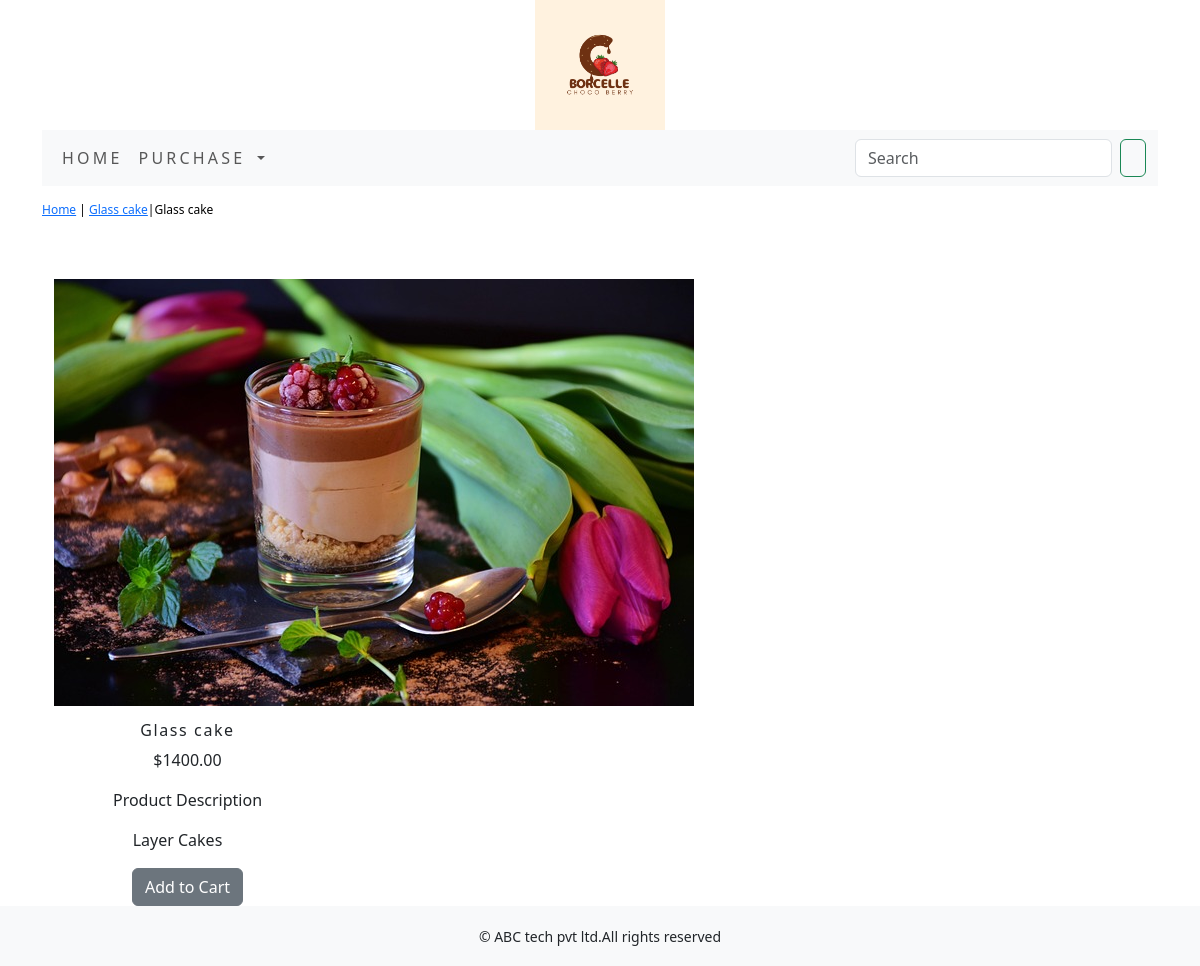
The app's page /purchase/glass-cake/glass-cake/ with its own data.
### purchase/models.py (models this page shows, shortened)
class Product(models.Model):
    name=models.CharField(max_length=250,unique=True)
    slug=models.SlugField(max_length=250,unique=True)
    description=models.TextField(blank=True)
    price=models.DecimalField(max_digits=10,decimal_places=2)
    category=models.ForeignKey(Category,on_delete=models.CASCADE)
    image = models.ImageField(upload_to='product', blank=True)
    stock=models.IntegerField()
    available=models.BooleanField(default=True)
    created=models.DateTimeField(auto_now_add=True)
    updated=models.DateTimeField(auto_now=True)
    class Meta:
        ordering=('name',)
        verbose_name='product'
        verbose_name_plural='products'

class Category(models.Model):
    name=models.CharField(max_length=250,unique=True)
    slug=models.SlugField(max_length=250,unique=True)
    description=models.TextField(blank=True)
    image=models.ImageField(upload_to='category',blank=True)
    class Meta:
        ordering=('name',)
        verbose_name='category'
        verbose_name_plural='categories'
    def get_url(self):
        return reverse('purchase:products_by_category',args=[self.slug])
    def __str__(self):
        return  '{}'.format(self.name)

### purchase/views.py (the view)
# urls.py: path('<slug:c_slug>/<slug:product_slug>/', views.proDetail, name='prodCatdetail'),
def proDetail(request,c_slug,product_slug):
    try:
        product=Product.objects.get(category__slug=c_slug,slug=product_slug)
    except Exception as e:
       raise  e
    return render(request,'product.html',{'product':product})

### cart/context_processors.py (called while the page is built)
def counter(request):
    item_count=0
    if 'admin' in request.path:
        return {}
    else:
        try:
            cart=Cart.objects.filter(cart_id=_cart_id(request))
            cart_items=CartItem.objects.all().filter(cart=cart[:1])
            for cart_item in cart_items:
                item_count =+ cart_item.quantity
        except Cart.DoesNotExist:
            item_count=0
    return dict(item_count=item_count)

### cart/views.py (called while the page is built)
def _cart_id(request):
    cart=request.session.session_key
    if not cart:
        cart=request.session.create()
    return cart

### purchase/context_processors.py (called while the page is built)
def menu_links(request):
    links=Category.objects.all()
    return dict(links=links)

### templates/product.html (shortened to what this page needs)
{% extends 'base.html' %}
{% load static %}
{% block content %}
<div class="row my_prod_row_class">
    <div class="mx_auto">
        <p> <a href="{% url 'purchase:allProdCat' %}">Home</a> | <a href="{{product.category.get_url}}">{{product.category}}</a>|{{product.name}}</p>
    </div>
</div>
<div class="container">
<br>
<div class="row">
<div class="col-12 col-sm-12 col-md-12 col-lg-6 text-center">
    <div style="min-width:18rem;">
        <div>
            <img src="{{product.image.url}}" alt="{{product.name}}">
        </div>
    </div>
        <div class="col-12 col-sm-12 col-md-12 col-lg-6">
            <div>
            <h1 class="my_prod_title">{{product.name}}</h1>
            <p>${{product.price}}</p>
            <p class="my_title">Product Description</p>
            <p class="text-justify my_prod_text">{{product.description}}</p>
            {% if product.stock <= 0 %}
            <p class="text-justify my_prod_text"><b>Out Of Stock</b></p>
            {% else %}
            <a  class="btn btn-secondary"  href="{% url 'cart:add_cart' product.id %}">Add to Cart</a>
            {% endif %}
     </div>
  </div>
</div>
</div>
</div>
{% endblock %}

### static/css/custom.css (style rules this page uses)
body { font-family: 'Roboto', sans-serif; }
.my_title { font-size:16px; text_transform:uppercase; }
.my_prod_row_class { padding-top:15px; padding-bottom:20px; }
.my_prod_row_class .mx_auto { color:#000; font-size:12px; text-decoration:none; }
.my_prod_title { font-size:16px; text_transform:uppercase; letter-spacing:.1em; padding-top:15px; padding-bottom; }
.my_prod_text { padding-right:20px; }

### records on screen
Product: category "Glass cake", name "Glass cake", image (picture), price "1400.00", description "Layer Cakes"
